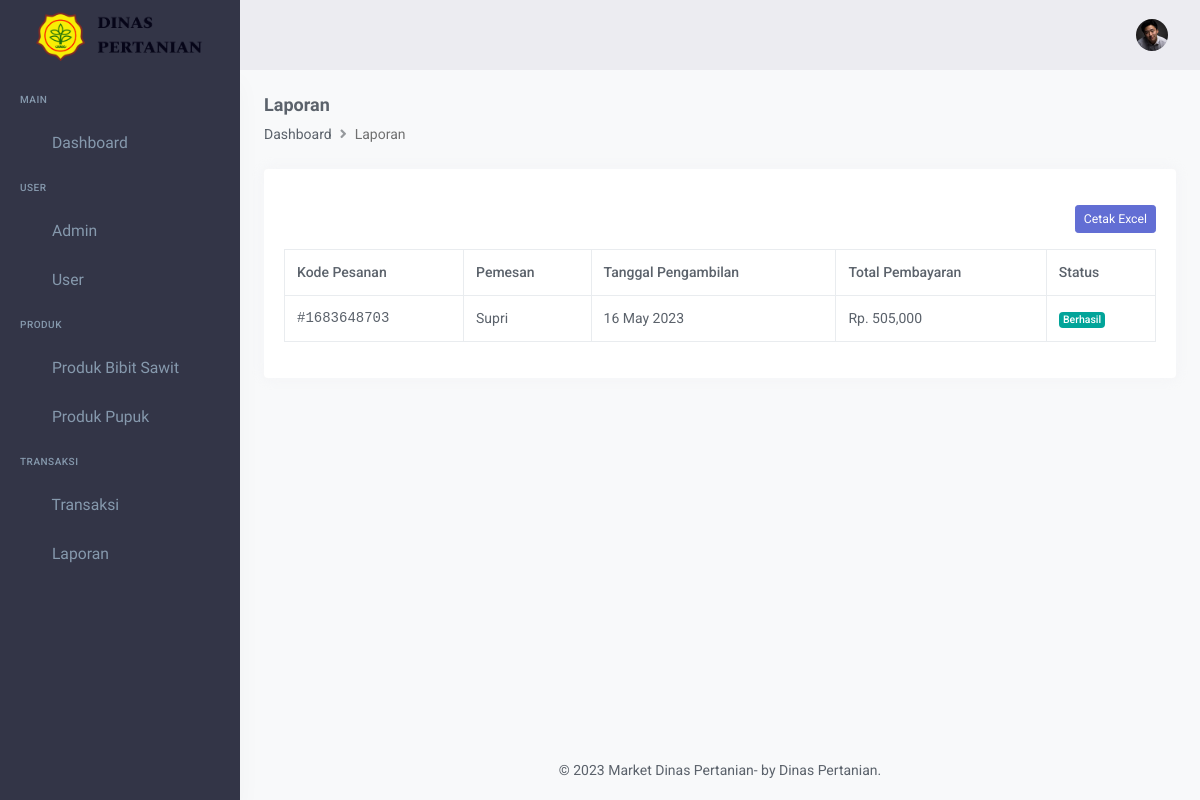
/index.php/admin/laporan, run on the app's committed database.
### tables this page shows
CREATE TABLE `transaksi` (
  `id` int(11) NOT NULL,
  `kode_pesanan` bigint(25) NOT NULL,
  `id_user` int(11) NOT NULL,
  `tgl_pengambilan` date NOT NULL,
  `status` enum('1','2','3') NOT NULL COMMENT '1 - menunggu pengambilan, 2 success, 3 gagal',
  `total` int(11) NOT NULL,
  `created_at` timestamp NOT NULL DEFAULT CURRENT_TIMESTAMP,
  `updated_at` timestamp NOT NULL DEFAULT CURRENT_TIMESTAMP ON UPDATE CURRENT_TIMESTAMP
);

### application/controllers/admin/Laporan.php (called while the page is built, shortened)
<?php
class Laporan extends CI_Controller {
	function __construct() {
		$this->load->model("M_admin");
	}
	public function index()
	{
        $data['transaksi'] = $this->M_admin->select_all('transaksi')->result_array();
        foreach ($data['transaksi'] as $key => $value) {
            $user = $this->M_admin->select_where('user', array('id' => $value['id_user']))->row_array();
            $data['transaksi'][$key]['nama_user'] = $user['nama'];
        }
        $this->load->view('admin/layout/header');
		$this->load->view('admin/laporan', $data);
        $this->load->view('admin/layout/footer');
	}
}

### index.php (called while the page is built, shortened)
<?php
require_once BASEPATH.'core/CodeIgniter.php';

### application/models/M_admin.php (called while the page is built, shortened)
<?php
class M_admin extends CI_Model
{
    function select_all($table)
    {
        return $this->db->get($table);
    }
}

### application/views/admin/laporan.php (the view, shortened to what this page needs)
<div class="page-content">
    <div class="container-fluid">
        <div class="page-title-box">
            <div class="row align-items-center">
                <div class="col-md-8">
                    <h6 class="page-title">Laporan</h6>
                    <ol class="breadcrumb m-0">
                        <li class="breadcrumb-item"><a href="<?php echo base_url(); ?>admin/dashboard">Dashboard</a></li>
                        <li class="breadcrumb-item active" aria-current="page">Laporan</li>
                    </ol>
                </div>
            </div>
        </div>
        <div class="card">
            <div class="card-body">
                <div class="col-12 clearfix my-3">
                    <a href="<?php echo base_url(); ?>/admin/laporan/cetakExcel" class="btn btn-sm btn-primary float-end">Cetak Excel</a>
                </div>
                <table id="datatable" class="table table-bordered dt-responsive nowrap" style="border-collapse: collapse; border-spacing: 0; width: 100%;">
                    <thead>
                        <tr>
                            <th>Kode Pesanan</th>
                            <th>Pemesan</th>
                            <th>Tanggal Pengambilan</th>
                            <th>Total Pembayaran</th>
                            <th>Status</th>
                        </tr>
                    </thead>
                    <tbody>
                        <?php
                        foreach ($transaksi as $key => $value) {
                        ?>
                        <tr>
                            <td style="font-family: Consolas, monaco, monospace;">#<?php echo $value['kode_pesanan']; ?></td>
                            <td><?php echo $value['nama_user']; ?></td>
                            <td><?php echo date('d F Y', strtotime($value['tgl_pengambilan'])); ?></td>
                            <td>Rp. <?php echo number_format($value['total']); ?></td>
                            <td>
                                <?php
                                switch ($value['status']) {
                                    case '2':
                                        echo '<span class="badge bg-success">Berhasil</span>';
                                        break;
                                }
                                ?>
                            </td>
                        </tr>
                        <?php
                        }
                        ?>
                    </tbody>
                </table>
            </div>
        </div>
    </div>
</div>

### data on the page
transaksi: kode_pesanan "1683648703", nama_user "Supri", tgl_pengambilan "16 May 2023", total "505,000", status "Berhasil"
